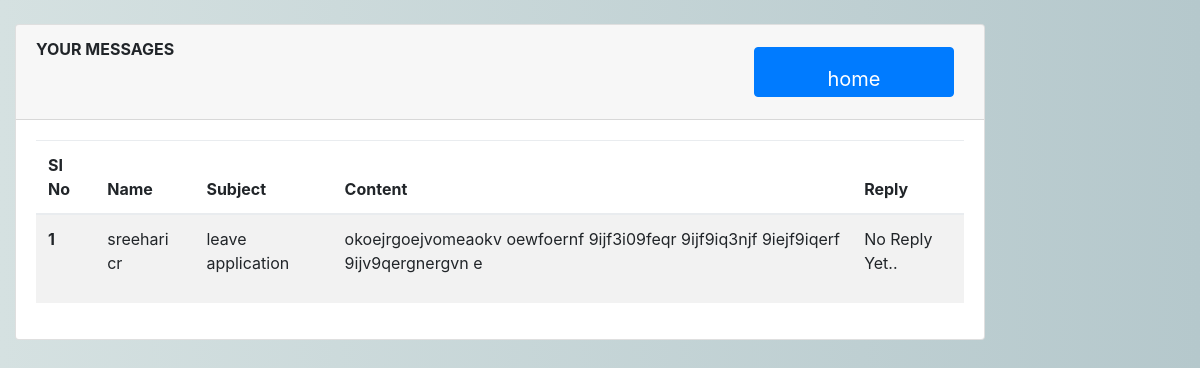
/Contentt/ (signed in), run on the app's committed database.
### app/models.py (models this page shows, shortened)
class Content(models.Model):
    user= models.ForeignKey(Login, on_delete=models.DO_NOTHING)
    subject = models.CharField(max_length=200)
    content = models.TextField()
    reply = models.TextField(null=True, blank=True)

class Login(AbstractUser):
	is_user=models.BooleanField(default=False)
	email=models.EmailField(max_length=255,unique=True)
	USERNAME_FIELD ='email'
	REQUIRED_FIELDS = ['username']

class Employee(models.Model):
	user = models.OneToOneField(Login, on_delete=models.CASCADE, related_name='user')
	id = models.CharField(primary_key=True, max_length=10)
	name=models.CharField(max_length=50)
	contact_number = models.CharField(max_length=50)
	date_of_birth = models.CharField(max_length=50)
	date_of_joining = models.CharField(max_length=50)
	department = models.CharField(max_length=50)
	designation = models.CharField(max_length=50)
	gender = models.CharField(max_length=50, choices=sex_choice)
	team = models.CharField(max_length=50)
	def __str__(self):
		return self.name

### app/user_views.py (the view)
# urls.py: path('Contentt/', user_views.Contentt, name='Contentt'),
def Contentt(request):
    n = Content.objects.filter(user=request.user)
    return render(request, 'app/content.html', {'Content': n})

### app/templates/app/content.html (shortened to what this page needs)
{% extends 'base.html' %}
{% block content %}
<div class="col-lg-10">
    <div class="card">
        <div class="card-header">
            <strong class="card-title">YOUR MESSAGES</strong>
            <a class="btn btn-primary"  href="{% url 'home' %}" style="font-size: 20px; margin-bottom: 10px;float:right;">home</a>
        </div>
        <div class="card-body">
            <table class="table table-striped">
                <thead>
                <tr>
                    <th scope="col">SI No</th>
                    <th scope="col">Name</th>
                    <th scope="col">Subject</th>
                    <th scope="col">Content</th>
                    <th scope="col">Reply</th>
                </tr>
                </thead>
                <tbody>
                {% for n in Content %}
                <tr>
                    <th scope="row">{{forloop.counter}}</th>
                    <td>{{n.user.user}}</td>
                    <td>{{n.subject}}</td>
                    <td>{{n.content}}</td>
                    <td>
                        {% if n.reply == None %}
                        <p>No Reply Yet..</p>
                        {% else %}
                        {{n.reply}}
                        {% endif %}
                    </td>
                </tr>
                {% endfor %}
                </tbody>
            </table>
        </div>
    </div>
</div>
{% endblock %}

### app/static/css/main.css (style rules this page uses)
body { background-image: -moz-linear-gradient(0deg, #d5e1e1 0%, #b5c8cc 100%); background-image: -webkit-linear-gradient(0deg, #d5e1e1 0%, #b5c8cc 100%); background-image: -ms-linear-gradient(0deg, #d5e1e1 0%, #b5c8cc 100%); }

### data on the page
Content: user.user "sreehari cr", subject "leave application", content "okoejrgoejvomeaokv oewfoernf 9ijf3i09feqr 9ijf9iq3njf 9iejf9iqerf 9ijv9qergnergvn e", shows "No Reply Yet.."
